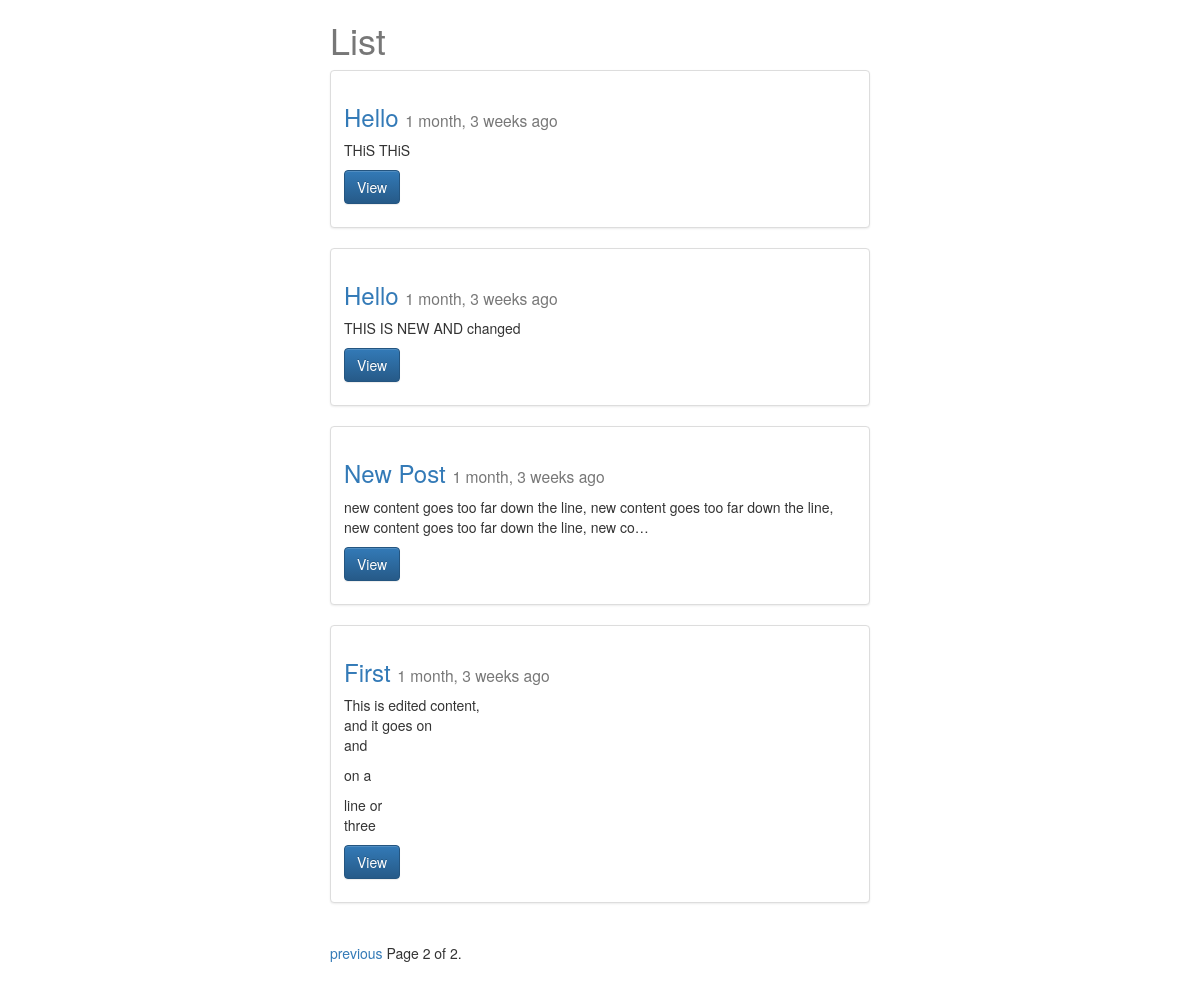
The app's page /posts/?page=2 with its own data.
### posts/models.py (models this page shows, shortened)
class Post(models.Model):
    title = models.CharField(max_length=120)
    content = models.TextField()
    timestamp = models.DateTimeField(auto_now=False, auto_now_add=True)
    updated = models.DateTimeField(auto_now=True, auto_now_add=False)
    def get_absolute_url(self):
        return reverse("posts:detail", kwargs={"id":self.id})
    class Meta:
        ordering = ["-id", "-timestamp", "-updated"]

### posts/views.py (the view)
def posts_list(request):
    queryset_list = Post.objects.all()#.order_by("-timestamp")
    paginator = Paginator(queryset_list, 4) # Show 25 contacts per page
    page_request_var = 'page'
    page = request.GET.get(page_request_var)
    try:
        queryset = paginator.page(page)
    except PageNotAnInteger:
        queryset = paginator.page(1)
    except EmptyPage:
        queryset = paginator.page(paginator.num_pages)
    context = {
        "object_list": queryset,
        "title": "List",
        "page_request_var": page_request_var
    }
    return render(request, "post_list.html", context)

### templates/post_list.html (shortened to what this page needs)
{% extends "base.html" %}
{% block content%}
<div class="col-sm-6 col-sm-offset-3">
<h1>{{title}}</h1>
{% for obj in object_list %}
<div class="row">
  <div class="col-sm-12">
    <div class="thumbnail">
      <div class="caption">
        <h3>
            <a href = '{{ obj.get_absolute_url }}'> {{ obj.title }} </a>
            <small>{{ obj.timestamp | timesince }} ago </small>
        </h3>
        <p>{{ obj.content | linebreaks | truncatechars:130 }}</p>
        <p>
            <a href="{{ obj.get_absolute_url }}" class="btn btn-primary" role="button">View</a>
        </p>
      </div>
    </div>
  </div>
</div>
{% endfor %}
<div class="pagination">
    <span class="step-links">
        {% if object_list.has_previous %}
            <a href="?{{page_request_var}}={{ object_list.previous_page_number }}">previous</a>
        {% endif %}
        <span class="current">
            Page {{ object_list.number }} of {{ object_list.paginator.num_pages }}.
        </span>
    </span>
</div>
</div>
{% endblock content%}

### static/css/base.css (style rules this page uses)
h1 { color: #777777; }

### records on screen
Post: title "Hello", timestamp "1 month, 3 weeks", content "THiS THiS"
Post: title "Hello", timestamp "1 month, 3 weeks", content "THIS IS NEW AND changed"
Post: title "New Post", timestamp "1 month, 3 weeks", content "new content goes too far down the line, new content goes too far down the line, new content goes too far down the line, new co…"
Post: title "First", timestamp "1 month, 3 weeks", content "This is edited content, and it goes on and on a line or three"

### other values on screen
{{ title }} "List"
{{ object_list.number }} "2"
{{ object_list.paginator.num_pages }} "2"
